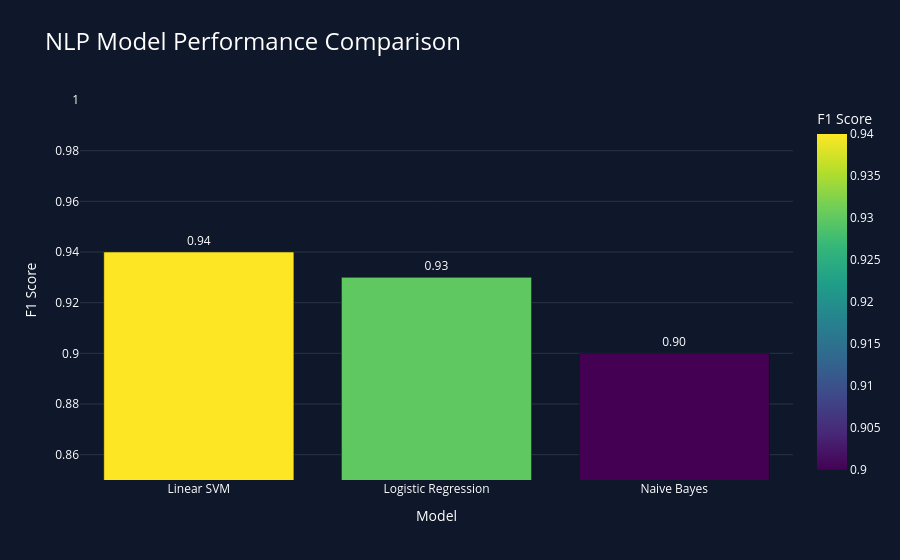

The notebook cell saved with this chart:
### Code cell
# =========================================================
# STEP 3.9 — VISUALIZE MODEL PERFORMANCE
# =========================================================

fig = px.bar(
    results_df,
    x="Model",
    y="F1 Score",
    color="F1 Score",
    text="F1 Score",
    title="NLP Model Performance Comparison",
    template="plotly_dark",
    color_continuous_scale="Viridis"
)

fig.update_traces(
    texttemplate="%{text:.2f}",
    textposition="outside"
)

fig.update_layout(
    paper_bgcolor="#0F172A",
    plot_bgcolor="#0F172A",
    font_color="white",
    title_font_size=24,
    yaxis_range=[0.85, 1.00]
)

fig.show()

# Simpan screenshot sebagai:
# assets/model-performance-comparison.png

### Figure 1 — Plotly figure (JSON) as saved in the notebook; plotly's stock layout.template omitted (floating-point values rounded to 4 significant figures)
{"data": [{"hovertemplate": "Model=%{x}<br>F1 Score=%{marker.color}<extra></extra>", "legendgroup": "", "marker": {"color": [0.94, 0.93, 0.9], "coloraxis": "coloraxis", "pattern": {"shape": ""}}, "name": "", "orientation": "v", "showlegend": false, "text": [0.94, 0.93, 0.9], "textposition": "outside", "texttemplate": "%{text:.2f}", "type": "bar", "x": ["Linear SVM", "Logistic Regression", "Naive Bayes"], "xaxis": "x", "y": [0.94, 0.93, 0.9], "yaxis": "y"}], "layout": {"barmode": "relative", "coloraxis": {"colorbar": {"title": {"text": "F1 Score"}}, "colorscale": [[0, "#440154"], [0.1111, "#482878"], [0.2222, "#3e4989"], [0.3333, "#31688e"], [0.4444, "#26828e"], [0.5556, "#1f9e89"], [0.6667, "#35b779"], [0.7778, "#6ece58"], [0.8889, "#b5de2b"], [1, "#fde725"]]}, "font": {"color": "white"}, "legend": {"tracegroupgap": 0}, "paper_bgcolor": "#0F172A", "plot_bgcolor": "#0F172A", "title": {"font": {"size": 24}, "text": "NLP Model Performance Comparison"}, "xaxis": {"anchor": "y", "domain": [0, 1], "title": {"text": "Model"}}, "yaxis": {"anchor": "x", "domain": [0, 1], "range": [0.85, 1], "title": {"text": "F1 Score"}}}}
